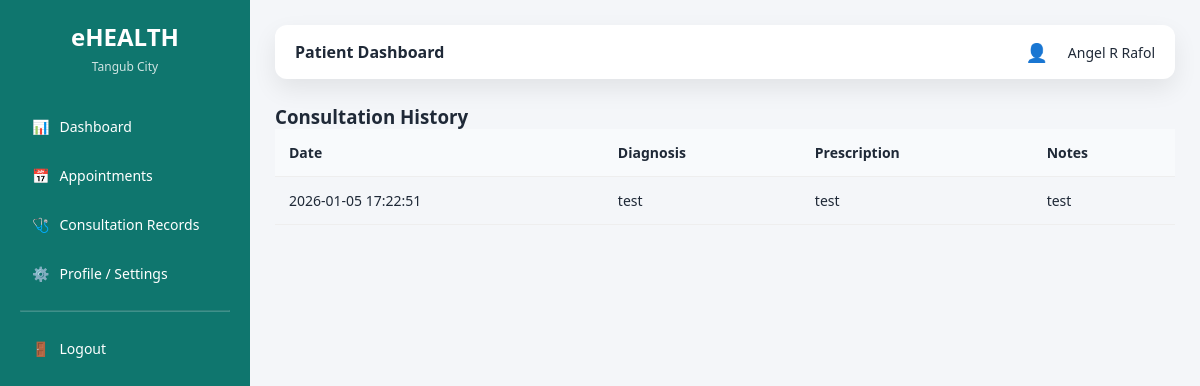
The page /doctor/consultation_history.php (signed in) on the database as committed earlier.
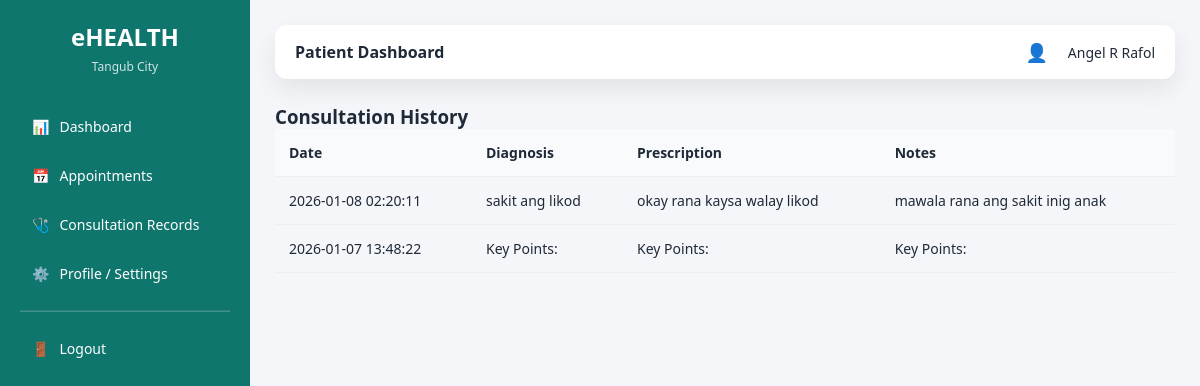
The same page on the database as committed later.
### tables this page shows
CREATE TABLE `consultations` (
  `consultation_id` int(11) NOT NULL,
  `appointment_id` int(11) NOT NULL,
  `doctor_id` int(11) NOT NULL,
  `patient_id` int(11) NOT NULL,
  `symptoms` text DEFAULT NULL,
  `diagnosis` text DEFAULT NULL,
  `prescription` text DEFAULT NULL,
  `notes` text DEFAULT NULL,
  `created_at` timestamp NOT NULL DEFAULT current_timestamp()
);

### doctor/consultation_history.php (the view, shortened to what this page needs)
<?php
require_once "../config/database.php";
$patient_id = intval($_GET['patient_id']);
$history = mysqli_query(
    $conn,
    "SELECT diagnosis, prescription, notes, created_at
     FROM consultations
     WHERE patient_id = $patient_id
     ORDER BY created_at DESC"
);
?>
<!DOCTYPE html>
<html>
<head>
    <link rel="stylesheet" href="../assets/css/ui.css">
</head>
<body>
<div class="layout">
<?php require_once "../layouts/sidebar.php"; ?>
<main class="main">
<?php require_once "../layouts/topbar.php"; ?>
<h3>Consultation History</h3>
<table>
<tr>
    <th>Date</th>
    <th>Diagnosis</th>
    <th>Prescription</th>
    <th>Notes</th>
</tr>
<?php while ($row = mysqli_fetch_assoc($history)): ?>
<tr>
    <td><?= $row['created_at'] ?></td>
    <td><?= nl2br($row['diagnosis']) ?></td>
    <td><?= nl2br($row['prescription']) ?></td>
    <td><?= nl2br($row['notes']) ?></td>
</tr>
<?php endwhile; ?>
</table>
</main>
</div>
</body>
</html>

Rows that differ between the two databases and show on the page:
removed consultations: created_at "2026-01-05 17:22:51", diagnosis "test", prescription "test", notes "test"
added consultations: created_at "2026-01-08 02:20:11", diagnosis "sakit ang likod", prescription "okay rana kaysa walay likod", notes "mawala rana ang sakit inig anak"
added consultations: created_at "2026-01-07 13:48:22", diagnosis "Key Points:", prescription "Key Points:", notes "Key Points:"
